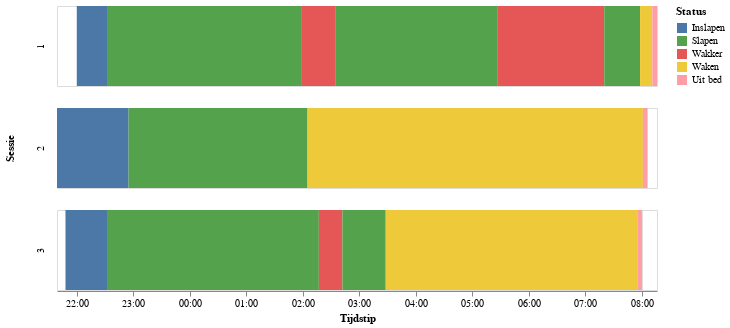

Notebook cell for this chart:
### Code cell
times = (
    base
    .encode(
        x = (
            alt.X('hoursminutes(start_offs):T')
            .axis(
                title='Tijdstip',
                labelExpr="timeFormat(timeOffset('hours', datum.value, 12), '%H:%M')"
            )
        ),
        x2 = 'hoursminutes(eind_offs):T',
        row = 'Sessie',
        color = (
            alt.Color('Status')
            .scale(
                domain=[
                    "Inslapen",
                    "Slapen",
                    "Wakker",
                    "Waken",
                    "Uit bed"
                ],
                range=[
                    "#4c78a8",
                    "#54a24b",
                    "#e45756",
                    "#eeca3b",
                    "#ff9da6"
                ]
            )
        ),
        tooltip = [
            alt.Tooltip('Sessie:N',),
            alt.Tooltip('Status:N',),
            alt.Tooltip('duur:T', format='%H:%M'),
            alt.Tooltip('start:T', format='%x %H:%M'),
            alt.Tooltip('eind:T', format='%x %H:%M'),
        ]
    )
)
times

### Figure 1 — Vega-Lite specification as saved in the notebook (floating-point values rounded to 4 significant figures)
{"config": {"view": {"continuousWidth": 300, "continuousHeight": 300}}, "data": {"name": "data-58f3352ce709be55e8d5f22955aac263"}, "mark": {"type": "rect"}, "encoding": {"color": {"field": "Status", "scale": {"domain": ["Inslapen", "Slapen", "Wakker", "Waken", "Uit bed"], "range": ["#4c78a8", "#54a24b", "#e45756", "#eeca3b", "#ff9da6"]}, "type": "nominal"}, "row": {"field": "Sessie", "type": "nominal"}, "tooltip": [{"field": "Sessie", "type": "nominal"}, {"field": "Status", "type": "nominal"}, {"field": "duur", "format": "%H:%M", "type": "temporal"}, {"field": "start", "format": "%x %H:%M", "type": "temporal"}, {"field": "eind", "format": "%x %H:%M", "type": "temporal"}], "x": {"axis": {"title": "Tijdstip", "labelExpr": "timeFormat(timeOffset('hours', datum.value, 12), '%H:%M')"}, "field": "start_offs", "timeUnit": "hoursminutes", "type": "temporal"}, "x2": {"field": "eind_offs", "timeUnit": "hoursminutes"}}, "height": 80, "transform": [{"calculate": "toDate(datum.Datum + ' ' + datum.Tijd)", "as": "start"}, {"calculate": "timeOffset('hours', datum.start, -12)", "as": "start_offs"}, {"window": [{"op": "lead", "field": "start", "as": "eind"}, {"op": "lead", "field": "start_offs", "as": "eind_offs"}], "groupby": ["Sessie"]}, {"calculate": "datum.eind - timeOffset('hours', datum.start, 1)", "as": "duur"}], "width": 600, "$schema": "https://vega.github.io/schema/vega-lite/v5.6.1.json", "datasets": {"data-58f3352ce709be55e8d5f22955aac263": [{"Sessie": "1", "Datum": "2023-01-13", "Tijd": "22:00:00", "Status": "Inslapen"}, {"Sessie": "1", "Datum": "2023-01-13", "Tijd": "22:33:00", "Status": "Slapen"}, {"Sessie": "1", "Datum": "2023-01-14", "Tijd": "01:59:00", "Status": "Wakker"}, {"Sessie": "1", "Datum": "2023-01-14", "Tijd": "02:35:00", "Status": "Slapen"}, {"Sessie": "1", "Datum": "2023-01-14", "Tijd": "05:27:00", "Status": "Wakker"}, {"Sessie": "1", "Datum": "2023-01-14", "Tijd": "07:20:00", "Status": "Slapen"}, {"Sessie": "1", "Datum": "2023-01-14", "Tijd": "07:58:00", "Status": "Waken"}, {"Sessie": "1", "Datum": "2023-01-14", "Tijd": "08:11:00", "Status": "Uit bed"}, {"Sessie": "1", "Datum": "2023-01-14", "Tijd": "08:16:00", "Status": "Uit bed"}, {"Sessie": "2", "Datum": "2023-01-14", "Tijd": "21:39:00", "Status": "Inslapen"}, {"Sessie": "2", "Datum": "2023-01-14", "Tijd": "22:55:00", "Status": "Slapen"}, {"Sessie": "2", "Datum": "2023-01-15", "Tijd": "02:05:00", "Status": "Waken"}, {"Sessie": "2", "Datum": "2023-01-15", "Tijd": "08:01:00", "Status": "Uit bed"}, {"Sessie": "2", "Datum": "2023-01-15", "Tijd": "08:06:00", "Status": "Uit bed"}, {"Sessie": "3", "Datum": "2023-01-15", "Tijd": "21:48:00", "Status": "Inslapen"}, {"Sessie": "3", "Datum": "2023-01-15", "Tijd": "22:33:00", "Status": "Slapen"}, {"Sessie": "3", "Datum": "2023-01-16", "Tijd": "02:17:00", "Status": "Wakker"}, {"Sessie": "3", "Datum": "2023-01-16", "Tijd": "02:42:00", "Status": "Slapen"}, {"Sessie": "3", "Datum": "2023-01-16", "Tijd": "03:28:00", "Status": "Waken"}, {"Sessie": "3", "Datum": "2023-01-16", "Tijd": "07:55:00", "Status": "Uit bed"}, {"Sessie": "3", "Datum": "2023-01-16", "Tijd": "08:00:00", "Status": "Uit bed"}]}}
